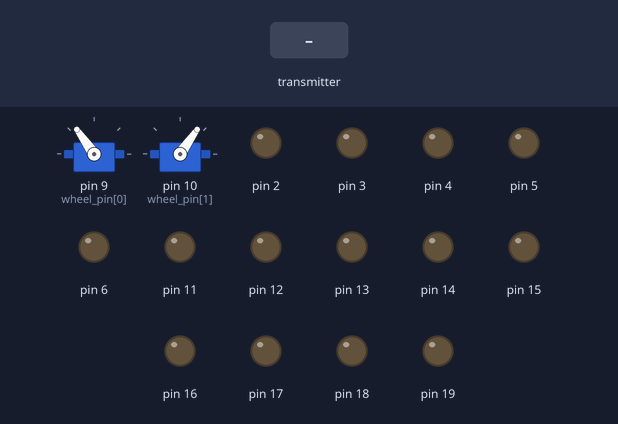
The sketch below on a simulated Arduino Uno, built with avr-gcc and run on an emulated ATmega328P. Parts: 2 × servo, output pins drawn as LEDs (lit = HIGH). Inputs (shaded band) come from the test bench. No radio packets arrive unless stated.

Above: at 1.2 s.
1.3 s: the transmitter starts sending data.1 = 256
At 1.8 s:
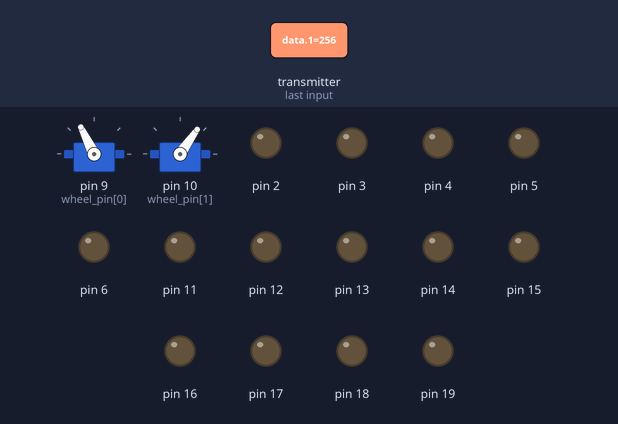
2.8 s: the transmitter starts sending data.3 = 256
At 4.0 s:
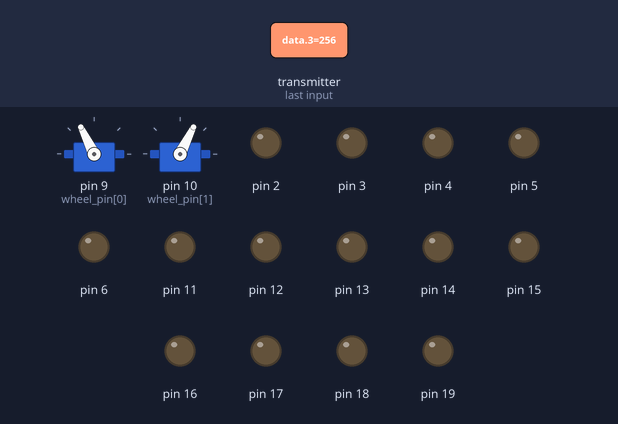
4.3 s: the transmitter starts sending data.1 = 0
At 5.2 s:
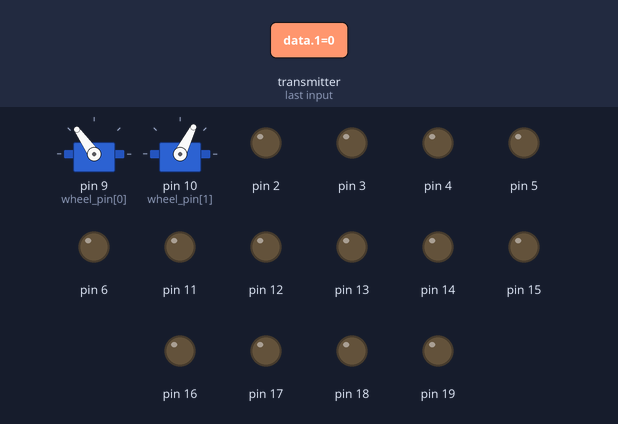
5.8 s: the transmitter starts sending data.3 = 512
At 6.1 s:
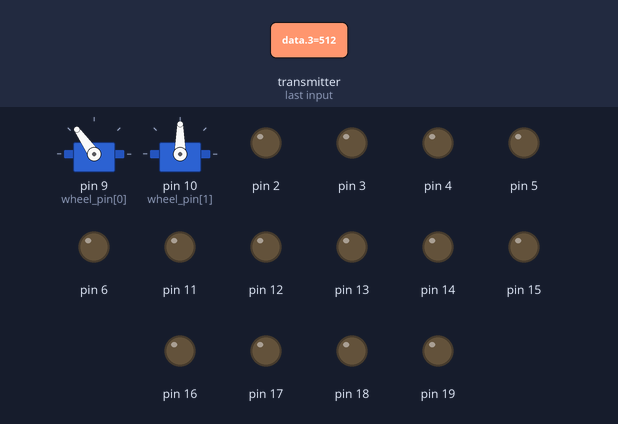
7.3 s: the transmitter starts sending data.1 = 1023
At 8.5 s:
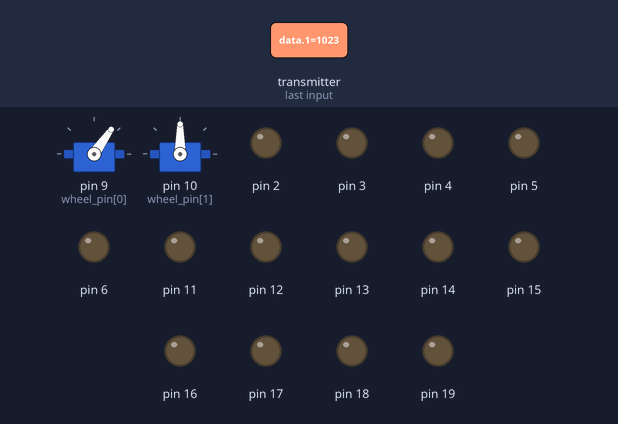
8.8 s: the transmitter starts sending data.3 = 0
At 9.9 s:
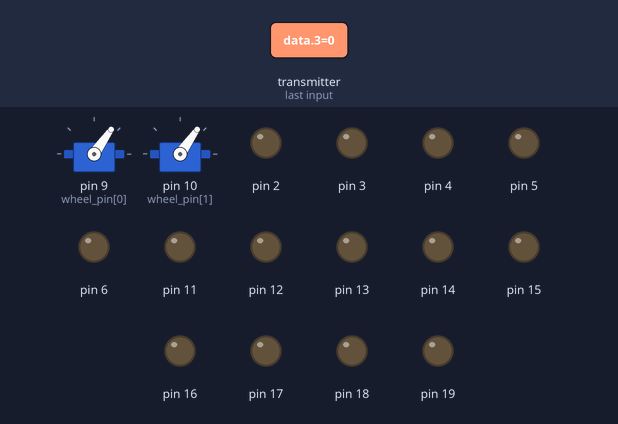
Timing chart, 0 to 11.3 s (numbered marks = the images above; inputs shaded):
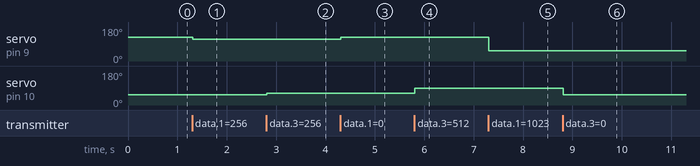

The sketch:

bot_receive_servoh_struct.ino
```cpp
//Скорость колеса от -1000 до 1000 в абстрактных единцах

#include <SPI.h>
#include "nRF24L01.h"
#include "RF24.h"

#include <Servo.h>

const byte WHEEL_NUM = 2;
int wheel_pin[WHEEL_NUM] = {9, 10};

struct Mcs {
  int const min_prd = 600;
  int const stop_prd = 1500;
  int const max_prd = 2400;
};

struct Servo_val {
  int const dead_zone = 19; // +- relative to 90
  int const min_v = 55; // >=0 <90
  int const stop_v = 90; //
  int const max_v = 125; // >90 <=180
};

struct Wheel {
  Servo servo[WHEEL_NUM];
  bool const is_direct[WHEEL_NUM] = {false, true};
  int const min_spd = -1000;
  int const max_spd = 1000;
  int abstr_spd[WHEEL_NUM] = {0, 0};
};

Mcs mcs;
Servo_val servo_val;
Wheel wheel;


RF24 radio(7, 8);  // "создать" модуль на пинах 9 и 10 Для Уно
byte address[][6] = {"1Node", "2Node", "3Node", "4Node", "5Node", "6Node"}; //возможные номера труб
const byte LEN_DATA = 6;
int data[LEN_DATA]; //x1 y1 x2 y2 b1 b2
byte pipeNo;

#define MAIN_PERIOD 10
uint32_t main_timer = 0;

void setup() {
  for (int i = 2; i < 22; i++) {
    pinMode(i, OUTPUT);
  }
  Serial.begin(9600);         // открываем порт для связи с ПК
  radio.begin();              // активировать модуль
  radio.setAutoAck(1);        // режим подтверждения приёма, 1 вкл 0 выкл
  radio.setRetries(0, 15);    // (время между попыткой достучаться, число попыток)
  radio.enableAckPayload();   // разрешить отсылку данных в ответ на входящий сигнал
  radio.setPayloadSize(32);   // размер пакета, в байтах

  radio.openReadingPipe(1, address[0]);   // хотим слушать трубу 0
  radio.setChannel(0x6a);     // выбираем канал (в котором нет шумов!)

  radio.setPALevel (RF24_PA_MAX);   // уровень мощности передатчика. На выбор RF24_PA_MIN, RF24_PA_LOW, RF24_PA_HIGH, RF24_PA_MAX
  radio.setDataRate (RF24_250KBPS); // скорость обмена. На выбор RF24_2MBPS, RF24_1MBPS, RF24_250KBPS
  radio.powerUp();        // начать работу
  radio.startListening(); // начинаем слушать эфир, мы приёмный модуль

  for (int i = 0; i < WHEEL_NUM; i++) {
    wheel.servo[i].attach(wheel_pin[i], mcs.min_prd, mcs.max_prd);
    wheel.servo[i].write(90);
  }
}

void loop() {
  if (radio.available(&pipeNo)) {        // слушаем эфир со всех труб
    radio.read(&data, sizeof(data));  // чиатем входящий сигнал

    //    Serial.print("Recieved: ");
    //    Serial.print(data[0]);
    //    for (byte i = 1; i < LEN_DATA; i++) {
    //      Serial.print(',');
    //      Serial.print(data[i]);
    //    }
    //    Serial.println(';');
  }// если не принимаем данные, ставим иниты
  //  for (byte i = 0; i < LEN_DATA; i++) {
  //    if (i < LEN_DATA - 2) {
  //      data[i] = 512;
  //    }
  //    else {
  //      data[i] = 1;
  //    }
  //  }

  if (millis() - main_timer > MAIN_PERIOD) {
    main_timer = millis();

    for (byte i = 0; i < WHEEL_NUM; i++) {
      byte ind = byte(pow(2, i)) + i;
      int val = convertSpeedToVal(dataToSpeed(data[ind], wheel.is_direct[i]));
      wheel.servo[i].write(val);
    }
  }

}

void setWheelSpeed() {

}

int dataToSpeed(int analog, bool is_dir) {
  if (!is_dir) {
    analog = map(analog, 0, 1023, 1023, 0);
  }

  int speed_ = 0;
  if (analog > 534) {
    speed_ = map(analog, 535, 1023, 1, wheel.max_spd);
  }
  else if (analog < 480) {
    speed_ = map(analog, 0, 479, wheel.min_spd, 1);
  }

  return speed_;
}

int convertSpeedToVal(int speed_) {
  speed_ = constrain(speed_, wheel.min_spd, wheel.max_spd);
  int val = 90;
  if (speed_ < 0) {
    val = map(speed_, wheel.min_spd, 1, servo_val.min_v, servo_val.stop_v - servo_val.dead_zone);
  } else if (speed_ > 0) {
    val = map(speed_, 1, wheel.max_spd, servo_val.stop_v + servo_val.dead_zone, servo_val.max_v);
  }
  return val;
}
```

Measured:
- after the input at 1.3 s, servo on pin 9 (wheel_pin[0]): 125° → 116° at once
- after the input at 2.8 s, servo on pin 10 (wheel_pin[1]): 55° → 63° at once
- after the input at 4.3 s, servo on pin 9 (wheel_pin[0]): 116° → 125° at once
- after the input at 5.8 s, servo on pin 10 (wheel_pin[1]): 63° → 90° at once
- after the input at 7.3 s, servo on pin 9 (wheel_pin[0]): 125° → 55° at once
- after the input at 8.8 s, servo on pin 10 (wheel_pin[1]): 90° → 55° at once
